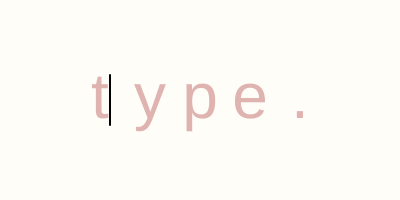
Frame 1 (no input)
Frame 60 (no input): identical to frame 1, image omitted
Frame 120 (the mouse pressed at the canvas centre since frame 60): identical to frame 1, image omitted

The p5.js sketch that drew this single still picture (run headless with seeded random() and noise() and a simulated clock; from frame 60 on, the mouse is pressed at the canvas centre):

// p5.js sketch
// ── sketch.js
 let word = "type.";
      let typedCount = 0;
      let baseColor, typedColor;

      function setup() {
        createCanvas(400, 200);
        textAlign(CENTER, CENTER);
        textSize(64);
        baseColor = color(165, 42, 42, 90); // 연한 브라운
        typedColor = color(0); // 검은색
      }

      function draw() {
        background(255, 253, 248);
        let spacing = 50;
        let startX = width / 2 - (word.length - 1) * spacing / 2;

        for (let i = 0; i < word.length; i++) {
          let c = word[i];
          if (i < typedCount) {
            fill(typedColor);
          } else {
            fill(baseColor);
          }
          text(c, startX + i * spacing, height / 2);
        }

        // 깜빡이는 캐럿
        if (typedCount < word.length && frameCount % 60 < 30) {
          let caretX = startX + typedCount * spacing + 10;
          stroke(0);
          strokeWeight(2);
          line(caretX, height / 2 - 25, caretX, height / 2 + 25);
        }

        noStroke();
      }

      function keyTyped() {
        if (typedCount < word.length) {
          if (key === word[typedCount]) {
            typedCount++;
          }
        }
      }

      function keyPressed() {
        if (keyCode === ENTER) {
          typedCount = 0; // Enter로 다시 시작
        }
      }
    
// ── style.css
body {
  margin: 0;
  display: flex;
  justify-content: center;
  align-items: center;
  height: 100vh;
  background: #fffdf8;
  font-family: "Courier New", monospace;
}

canvas {
  box-shadow: 0 6px 20px rgba(0, 0, 0, 0.06);
  border-radius: 12px;
}
